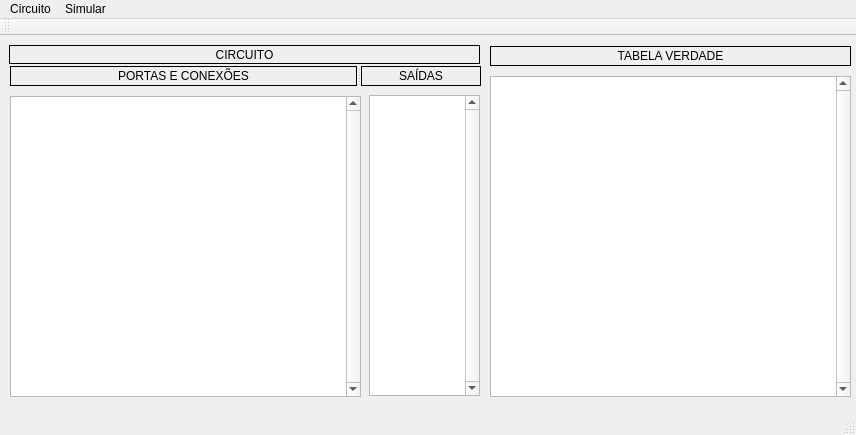
<?xml version="1.0" encoding="UTF-8"?>
<ui version="4.0">
 <class>Circuitos</class>
 <widget class="QMainWindow" name="Circuitos">
  <property name="geometry">
   <rect>
    <x>0</x>
    <y>0</y>
    <width>856</width>
    <height>435</height>
   </rect>
  </property>
  <property name="windowTitle">
   <string>Simulador de Circuitos Digitais</string>
  </property>
  <widget class="QWidget" name="centralWidget">
   <widget class="QTableWidget" name="Table_circuit">
    <property name="geometry">
     <rect>
      <x>10</x>
      <y>60</y>
      <width>351</width>
      <height>301</height>
     </rect>
    </property>
    <property name="inputMethodHints">
     <set>Qt::ImhNone</set>
    </property>
    <property name="verticalScrollBarPolicy">
     <enum>Qt::ScrollBarAlwaysOn</enum>
    </property>
    <property name="iconSize">
     <size>
      <width>0</width>
      <height>0</height>
     </size>
    </property>
    <property name="showGrid">
     <bool>true</bool>
    </property>
    <property name="gridStyle">
     <enum>Qt::SolidLine</enum>
    </property>
    <property name="sortingEnabled">
     <bool>false</bool>
    </property>
    <property name="columnCount">
     <number>6</number>
    </property>
    <attribute name="horizontalHeaderVisible">
     <bool>false</bool>
    </attribute>
    <attribute name="horizontalHeaderDefaultSectionSize">
     <number>50</number>
    </attribute>
    <attribute name="horizontalHeaderMinimumSectionSize">
     <number>20</number>
    </attribute>
    <attribute name="horizontalHeaderShowSortIndicator" stdset="0">
     <bool>false</bool>
    </attribute>
    <attribute name="horizontalHeaderStretchLastSection">
     <bool>false</bool>
    </attribute>
    <attribute name="verticalHeaderVisible">
     <bool>true</bool>
    </attribute>
    <attribute name="verticalHeaderCascadingSectionResizes">
     <bool>false</bool>
    </attribute>
    <attribute name="verticalHeaderDefaultSectionSize">
     <number>35</number>
    </attribute>
    <column/>
    <column/>
    <column/>
    <column/>
    <column/>
    <column/>
   </widget>
   <widget class="QTableWidget" name="Table_truth">
    <property name="geometry">
     <rect>
      <x>490</x>
      <y>40</y>
      <width>361</width>
      <height>321</height>
     </rect>
    </property>
    <property name="verticalScrollBarPolicy">
     <enum>Qt::ScrollBarAlwaysOn</enum>
    </property>
    <property name="horizontalScrollBarPolicy">
     <enum>Qt::ScrollBarAlwaysOff</enum>
    </property>
    <property name="columnCount">
     <number>1</number>
    </property>
    <attribute name="horizontalHeaderVisible">
     <bool>false</bool>
    </attribute>
    <attribute name="horizontalHeaderDefaultSectionSize">
     <number>50</number>
    </attribute>
    <attribute name="verticalHeaderVisible">
     <bool>false</bool>
    </attribute>
    <attribute name="verticalHeaderDefaultSectionSize">
     <number>35</number>
    </attribute>
    <column/>
   </widget>
   <widget class="QLabel" name="label">
    <property name="geometry">
     <rect>
      <x>9</x>
      <y>9</y>
      <width>471</width>
      <height>19</height>
     </rect>
    </property>
    <property name="frameShape">
     <enum>QFrame::Panel</enum>
    </property>
    <property name="frameShadow">
     <enum>QFrame::Plain</enum>
    </property>
    <property name="text">
     <string>CIRCUITO</string>
    </property>
    <property name="alignment">
     <set>Qt::AlignCenter</set>
    </property>
   </widget>
   <widget class="QLabel" name="label_4">
    <property name="geometry">
     <rect>
      <x>490</x>
      <y>10</y>
      <width>361</width>
      <height>20</height>
     </rect>
    </property>
    <property name="frameShape">
     <enum>QFrame::Box</enum>
    </property>
    <property name="text">
     <string>TABELA VERDADE</string>
    </property>
    <property name="alignment">
     <set>Qt::AlignCenter</set>
    </property>
   </widget>
   <widget class="QTableWidget" name="Table_exit">
    <property name="geometry">
     <rect>
      <x>369</x>
      <y>59</y>
      <width>111</width>
      <height>301</height>
     </rect>
    </property>
    <property name="verticalScrollBarPolicy">
     <enum>Qt::ScrollBarAlwaysOn</enum>
    </property>
    <attribute name="horizontalHeaderVisible">
     <bool>false</bool>
    </attribute>
    <attribute name="horizontalHeaderDefaultSectionSize">
     <number>50</number>
    </attribute>
    <attribute name="verticalHeaderDefaultSectionSize">
     <number>35</number>
    </attribute>
   </widget>
   <widget class="QSplitter" name="splitter">
    <property name="geometry">
     <rect>
      <x>10</x>
      <y>30</y>
      <width>471</width>
      <height>20</height>
     </rect>
    </property>
    <property name="orientation">
     <enum>Qt::Horizontal</enum>
    </property>
    <widget class="QLabel" name="label_2">
     <property name="frameShape">
      <enum>QFrame::Box</enum>
     </property>
     <property name="text">
      <string>PORTAS E CONEXÕES</string>
     </property>
     <property name="alignment">
      <set>Qt::AlignCenter</set>
     </property>
    </widget>
    <widget class="QLabel" name="label_3">
     <property name="frameShape">
      <enum>QFrame::Box</enum>
     </property>
     <property name="text">
      <string>SAÍDAS</string>
     </property>
     <property name="alignment">
      <set>Qt::AlignCenter</set>
     </property>
    </widget>
   </widget>
  </widget>
  <widget class="QMenuBar" name="menuBar">
   <property name="geometry">
    <rect>
     <x>0</x>
     <y>0</y>
     <width>856</width>
     <height>22</height>
    </rect>
   </property>
   <widget class="QMenu" name="menuCircuito">
    <property name="title">
     <string>Circuito</string>
    </property>
    <addaction name="separator"/>
    <addaction name="actionNovo"/>
    <addaction name="actionLer"/>
    <addaction name="actionSalvar"/>
    <addaction name="separator"/>
    <addaction name="actionSair"/>
   </widget>
   <widget class="QMenu" name="menuSimular">
    <property name="title">
     <string>Simular</string>
    </property>
    <addaction name="actionGerar_tabela"/>
   </widget>
   <addaction name="menuCircuito"/>
   <addaction name="menuSimular"/>
  </widget>
  <widget class="QToolBar" name="mainToolBar">
   <attribute name="toolBarArea">
    <enum>TopToolBarArea</enum>
   </attribute>
   <attribute name="toolBarBreak">
    <bool>false</bool>
   </attribute>
  </widget>
  <widget class="QStatusBar" name="statusBar"/>
  <action name="actionNovo">
   <property name="text">
    <string>Novo...</string>
   </property>
  </action>
  <action name="actionLer">
   <property name="text">
    <string>Ler...</string>
   </property>
  </action>
  <action name="actionSalvar">
   <property name="text">
    <string>Salvar...</string>
   </property>
  </action>
  <action name="actionSair">
   <property name="text">
    <string>Sair</string>
   </property>
  </action>
  <action name="actionGerar_tabela">
   <property name="text">
    <string>Gerar tabela</string>
   </property>
  </action>
 </widget>
 <layoutdefault spacing="6" margin="11"/>
 <resources/>
 <connections/>
</ui>
